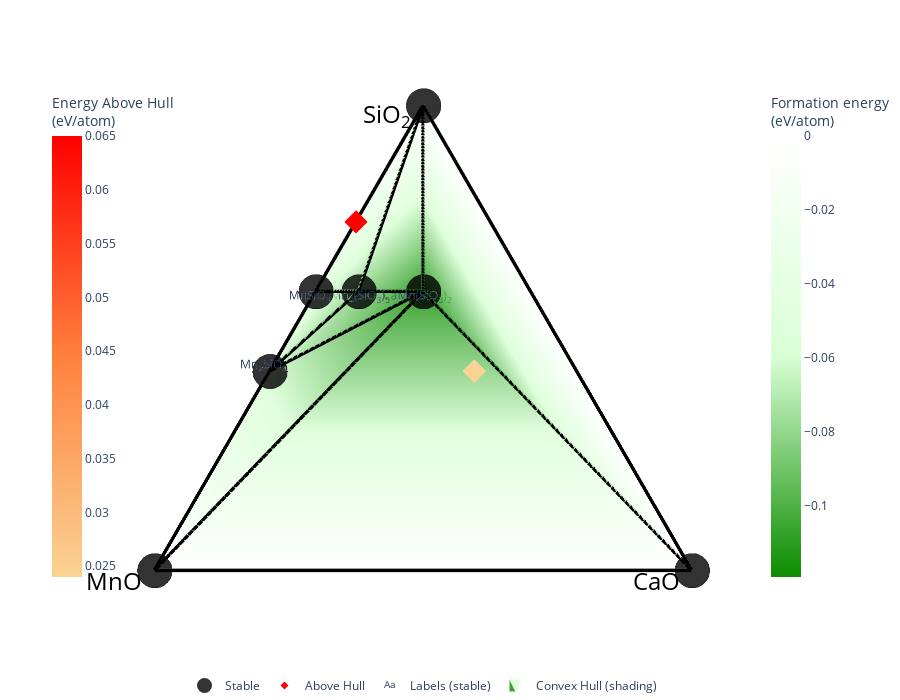

The cell this chart's notebook holds for it:
### Code cell
phase_diagram_2 = CompoundPhaseDiagram(entries,[Composition("CaO"),
                                                Composition("MnO"),
                                                Composition("SiO2")])
#CompoundPhaseDiagram:-Generates phase diagrams from compounds as terminations instead of elements


#get_plot and show:- Draw the phase diagram using Plotly (or Matplotlib) and show it.

compound_plotter_2 = PDPlotter(phase_diagram_2, show_unstable=True, backend = "matplotlib",  markersize=20)
z = compound_plotter_2.get_plot(label_unstable=True, label_stable=True)
#z.savefig('8-Ca4Mn2SiO.pdf')
z.show()

compound_plotter_2 = PDPlotter(phase_diagram_2, show_unstable=True, markerize=20)
y = compound_plotter_2.get_plot(phase_diagram_2, label_unstable=True)
y.show()

### Figure 1 — Plotly figure (JSON) as saved in the notebook; plotly's stock layout.template omitted (floating-point values rounded to 4 significant figures)
{"data": [{"hoverinfo": "none", "line": {"color": "rgba(0,0,0,1.0)", "width": 7}, "mode": "lines", "showlegend": false, "type": "scatter3d", "x": [0.5196, 0.3712, null, 0.3712, 0.5196, null, 0.5196, 0, null, 0.5196, 0.5196, null, 0.866, 0, null, 0.5196, 0.5196, null, 0, 0, null, 0.5196, 0, null, 0.5196, 0.866, null, 0.3712, 0, null, 0.5196, 0.866, null, 0.3712, 0.5196, null, 0.5196, 0.866, null], "y": [0.7, 0.7857, null, 0.7857, 0.5, null, 0.5, 0, null, 0.7, 0.62, null, 0.5, 0, null, 0.5, 0.62, null, 1, 0, null, 0.5, 1, null, 0.7, 0.5, null, 0.7857, 1, null, 0.5, 0.5, null, 0.7857, 0.62, null, 0.62, 0.5, null], "z": [-0.05058, -0.06208, null, -0.06208, -0.1192, null, -0.1192, 0, null, -0.05058, -0.0832, null, 0, 0, null, -0.1192, -0.0832, null, 0, 0, null, -0.1192, 0, null, -0.05058, 0, null, -0.06208, 0, null, -0.1192, 0, null, -0.06208, -0.0832, null, -0.0832, 0, null]}, {"hoverinfo": "none", "line": {"color": "rgba (0, 0, 0, 0.4)", "dash": "solid", "width": 1}, "mode": "lines", "showlegend": false, "type": "scatter3d", "x": [0.866, 0, null, 0.866, 0, null, 0.866, 0, null, 0.866, 0, null, 0, 0, null, 0, 0, null, 0.866, 0.866, null, 0, 0, null, 0, 0, null], "y": [0.5, 1, null, 0.5, 1, null, 0.5, 0, null, 0.5, 0, null, 1, 0, null, 1, 0, null, 0.5, 0.5, null, 1, 1, null, 0, 0, null], "z": [0, 0, null, -0.1192, -0.1192, null, 0, 0, null, -0.1192, -0.1192, null, 0, 0, null, -0.1192, -0.1192, null, 0, -0.1192, null, 0, -0.1192, null, 0, -0.1192, null]}, {"colorbar": {"len": 0.75, "title": {"text": "Formation energy<br>(eV/atom)"}, "x": 0.9}, "colorscale": [[0, "#0c8c00"], [0.5, "#d8ffd4"], [1, "#ffffff"]], "flatshading": true, "hoverinfo": "none", "i": [2, 2, 2, 2, 1, 3, 3], "intensity": [-0.05058, -0.06208, -0.1192, -0.0832, -0.06073, 0, 0, 0], "j": [7, 7, 1, 3, 3, 0, 0], "k": [5, 6, 6, 5, 2, 5, 1], "lighting": {"ambient": 1, "diffuse": 0}, "name": "Convex Hull (shading)", "opacity": 0.8, "showlegend": true, "type": "mesh3d", "x": [0.5196, 0.3712, 0.5196, 0.5196, 0.3712, 0.866, 0, 0], "y": [0.7, 0.7857, 0.5, 0.62, 0.4048, 0.5, 1, 0], "z": [-0.05058, -0.06208, -0.1192, -0.0832, -0.06073, 0, 0, 0]}, {"hoverinfo": "skip", "mode": "text", "name": "Labels (stable)", "opacity": 1, "showlegend": true, "text": ["MnSiO<sub>3</sub>", "Mn<sub>2</sub>SiO<sub>4</sub>", "CaMn(SiO<sub>3</sub>)<sub>2</sub>", "CaMn<sub>4</sub>(SiO<sub>3</sub>)<sub>5</sub>"], "textposition": ["middle center", "middle center", "middle center", "middle center"], "type": "scatter3d", "visible": true, "x": [0.5096, 0.3812, 0.5096, 0.5096], "y": [0.71, 0.7957, 0.51, 0.63], "z": [-0.03866, -0.05016, -0.1073, -0.07128]}, {"hoverinfo": "text", "hoverlabel": {"font": {"size": 14}}, "hovertext": ["MnSi<sub>2</sub>O<sub>5</sub> (None) <br> 0.033 eV/atom (+0.065 eV/atom)", "Ca<sub>4</sub>Mn<sub>2</sub>(SiO<sub>4</sub>)<sub>3</sub> (None) <br> -0.061 eV/atom (+0.024 eV/atom)"], "marker": {"color": [0.065, 0.024], "colorbar": {"len": 0.75, "title": {"text": "Energy Above Hull<br>(eV/atom)"}, "x": 0.05}, "colorscale": [[0, "#fad393"], [0.5, "#ff813d"], [1, "#ff0000"]], "size": 6, "symbol": "diamond"}, "mode": "markers", "name": "Above Hull", "showlegend": true, "type": "scatter3d", "x": [0.6495, 0.3712], "y": [0.625, 0.4048], "z": [0.033, -0.061]}, {"error_z": {"array": [0, 0, 0, 0, 0, 0, 0], "color": "darkgray", "thickness": 5, "type": "data", "width": 10}, "hoverinfo": "text", "hoverlabel": {"font": {"size": 14}}, "hovertext": ["MnSiO<sub>3</sub> (None) <br> -0.051 eV/atom", "Mn<sub>2</sub>SiO<sub>4</sub> (None) <br> -0.062 eV/atom", "CaMn(SiO<sub>3</sub>)<sub>2</sub> (None) <br> -0.119 eV/atom", "CaO (None) <br> 0.0 eV/atom", "CaMn<sub>4</sub>(SiO<sub>3</sub>)<sub>5</sub> (None) <br> -0.083 eV/atom", "SiO<sub>2</sub> (None) <br> 0.0 eV/atom", "MnO (None) <br> 0.0 eV/atom"], "marker": {"color": "black", "line": {"color": "black", "width": 3}, "opacity": 0.8, "size": 12}, "mode": "markers", "name": "Stable", "showlegend": true, "type": "scatter3d", "x": [0.5196, 0.3712, 0.5196, 0, 0.5196, 0.866, 0], "y": [0.7, 0.7857, 0.5, 0, 0.62, 0.5, 1], "z": [-0.051, -0.062, -0.119, 0, -0.083, 0, 0]}], "layout": {"autosize": true, "height": 700, "hovermode": "closest", "legend": {"orientation": "h", "traceorder": "reversed", "x": 0.5, "xanchor": "center", "y": 0, "yanchor": "top"}, "margin": {"b": 10, "l": 0, "pad": 0, "r": 0, "t": 0}, "paper_bgcolor": "rgba(0,0,0,0)", "plot_bgcolor": "rgba(0,0,0,0)", "scene": {"annotations": [{"align": "center", "font": {"color": "#000000", "size": 24}, "opacity": 1, "showarrow": false, "text": "CaO", "x": 0, "xanchor": "right", "xshift": -10, "y": 0, "yanchor": "auto", "yshift": -10, "z": -0.1073}, {"align": "center", "font": {"color": "#000000", "size": 24}, "opacity": 1, "showarrow": false, "text": "SiO<sub>2</sub>", "x": 0.866, "xanchor": "right", "xshift": -10, "y": 0.5, "yanchor": "auto", "yshift": -10, "z": -0.1073}, {"align": "center", "font": {"color": "#000000", "size": 24}, "opacity": 1, "showarrow": false, "text": "MnO", "x": 0, "xanchor": "right", "xshift": -10, "y": 1, "yanchor": "auto", "yshift": -10, "z": -0.1073}, {"opacity": 0, "text": "", "x": 1, "y": 1, "z": 0}], "aspectratio": {"x": 1.7, "y": 1.7, "z": 1.2}, "camera": {"center": {"x": -0.1, "y": 0, "z": -0.15}, "eye": {"x": -0.1, "y": 0, "z": 2.5}, "projection": {"type": "orthographic"}}, "xaxis": {"autorange": true, "showaxeslabels": false, "showgrid": false, "showline": false, "showspikes": false, "showticklabels": false, "ticks": "", "visible": false, "zeroline": false}, "yaxis": {"autorange": true, "showaxeslabels": false, "showgrid": false, "showline": false, "showspikes": false, "showticklabels": false, "ticks": "", "visible": false, "zeroline": false}, "zaxis": {"autorange": true, "showaxeslabels": false, "showgrid": false, "showline": false, "showspikes": false, "showticklabels": false, "ticks": "", "visible": false, "zeroline": false}}, "showlegend": true}}
